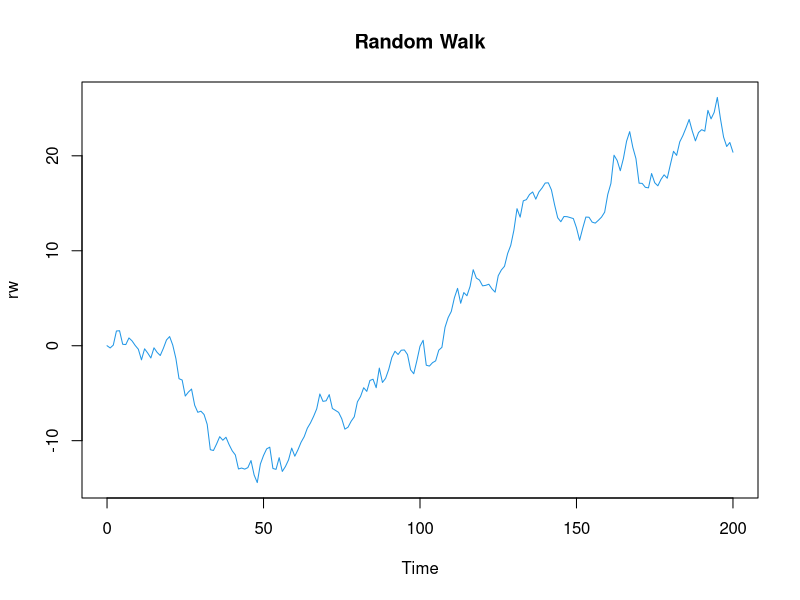
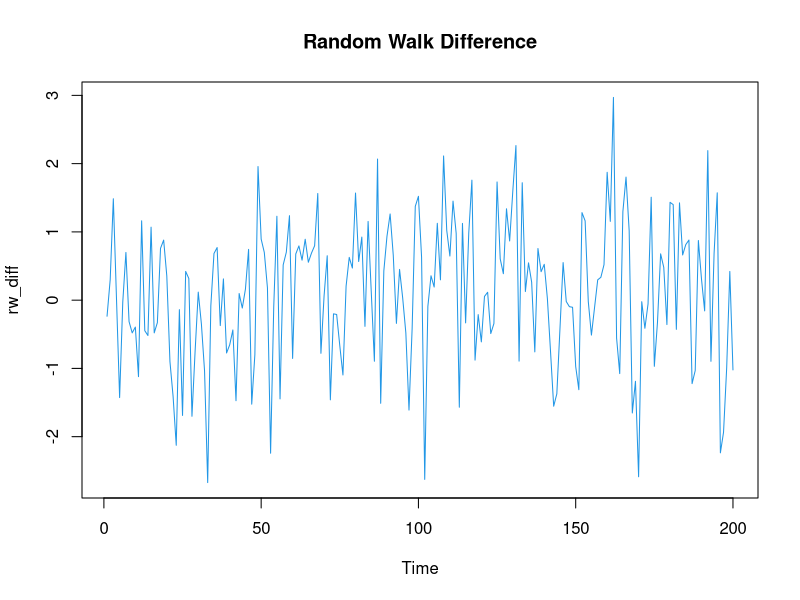
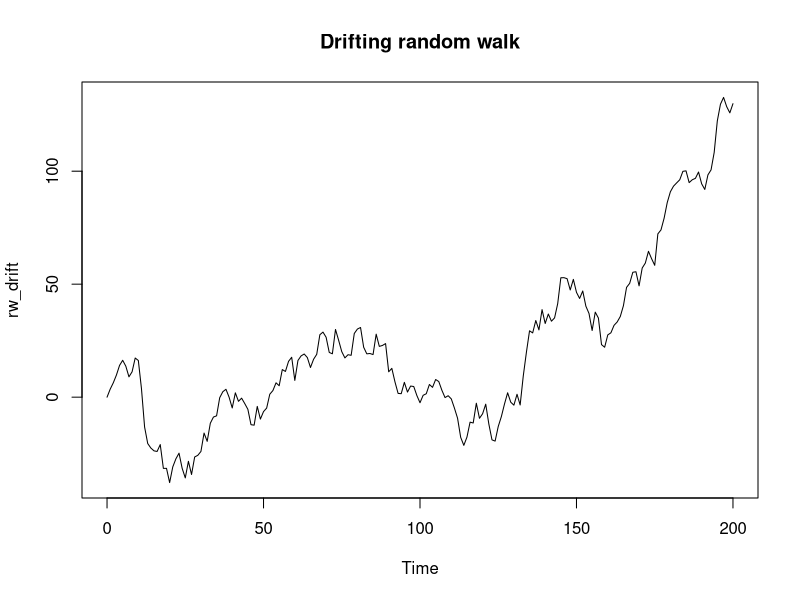
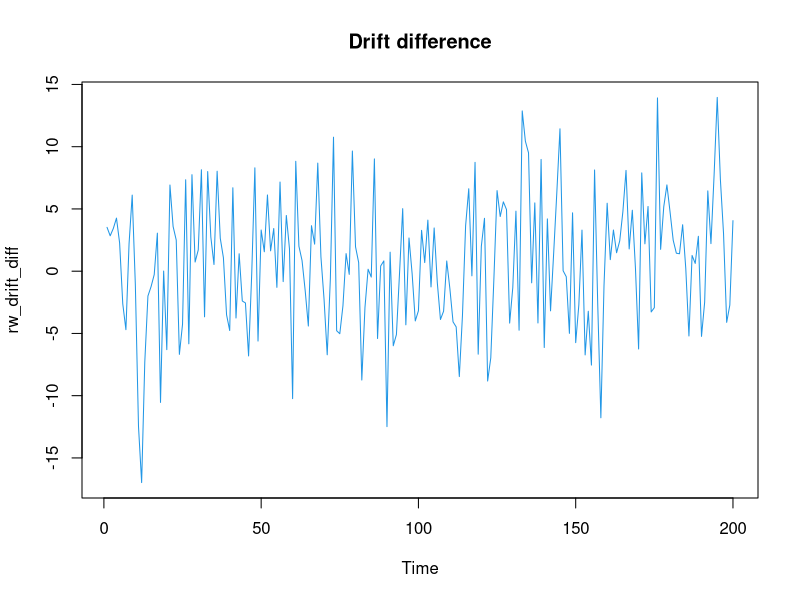
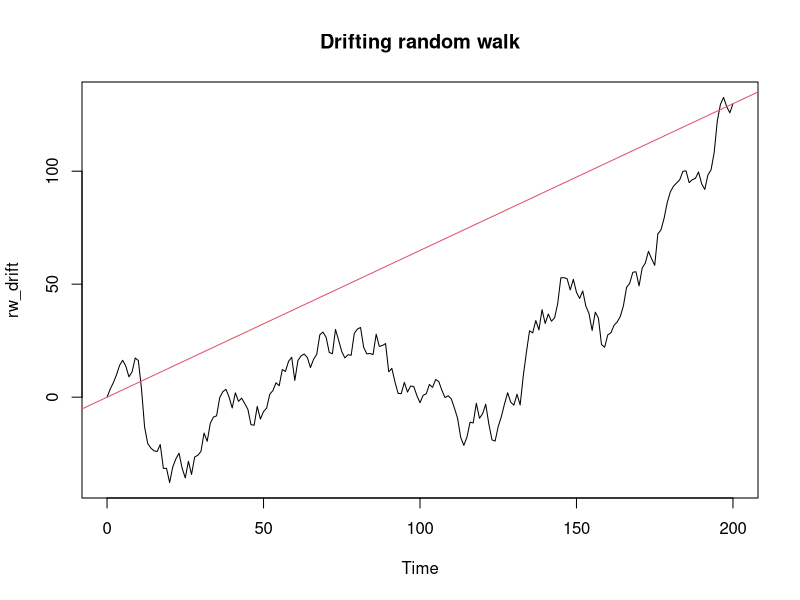

Write R code to recreate these figures, in order.
# Common random walk
rw <- arima.sim(model = list(order = c(0,1,0)), n=200)
plot.ts(rw, main="Random Walk", col=4)

rw_diff <- diff(rw)
plot(rw_diff, col=4, main="Random Walk Difference")

# mean & standard deviation
sd(rw_diff)
mean(rw_diff)

# Drifting random walk
rw_drift <- arima.sim(model = list(order = c(0,1,0)), n=200, mean=1, sd=5)
plot.ts(rw_drift, main = "Drifting random walk")

# Drift difference
rw_drift_diff <- diff(rw_drift)
plot.ts(rw_drift_diff, col=4, main="Drift difference")

# Differencing
wn_model <- arima(rw_drift_diff, order = c(0,0,0))
print(wn_model)

# Estimated trend
plot.ts(rw_drift, main = "Drifting random walk")
abline(0, wn_model$coef, col=2)